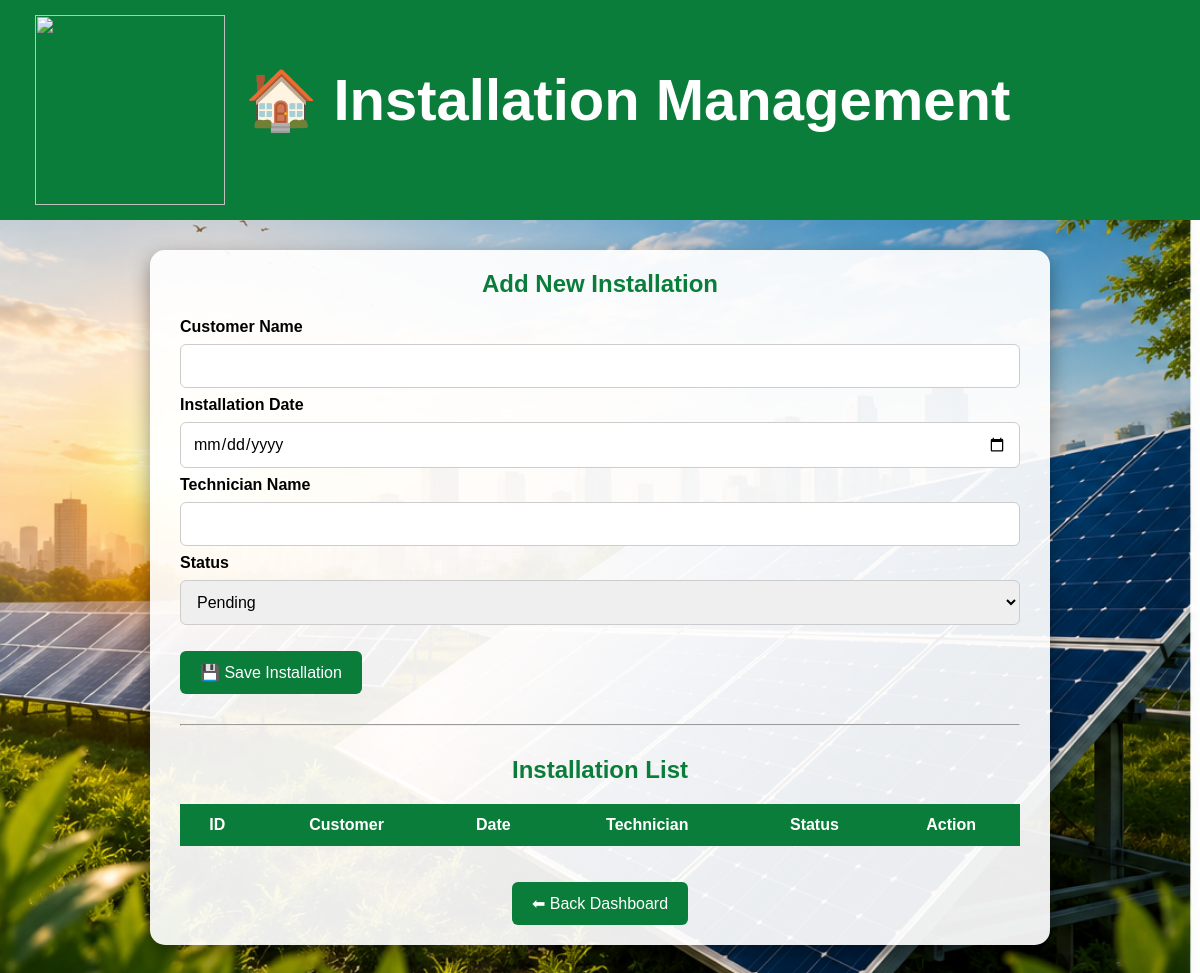
/installation, run on an earlier commit of the app's database.
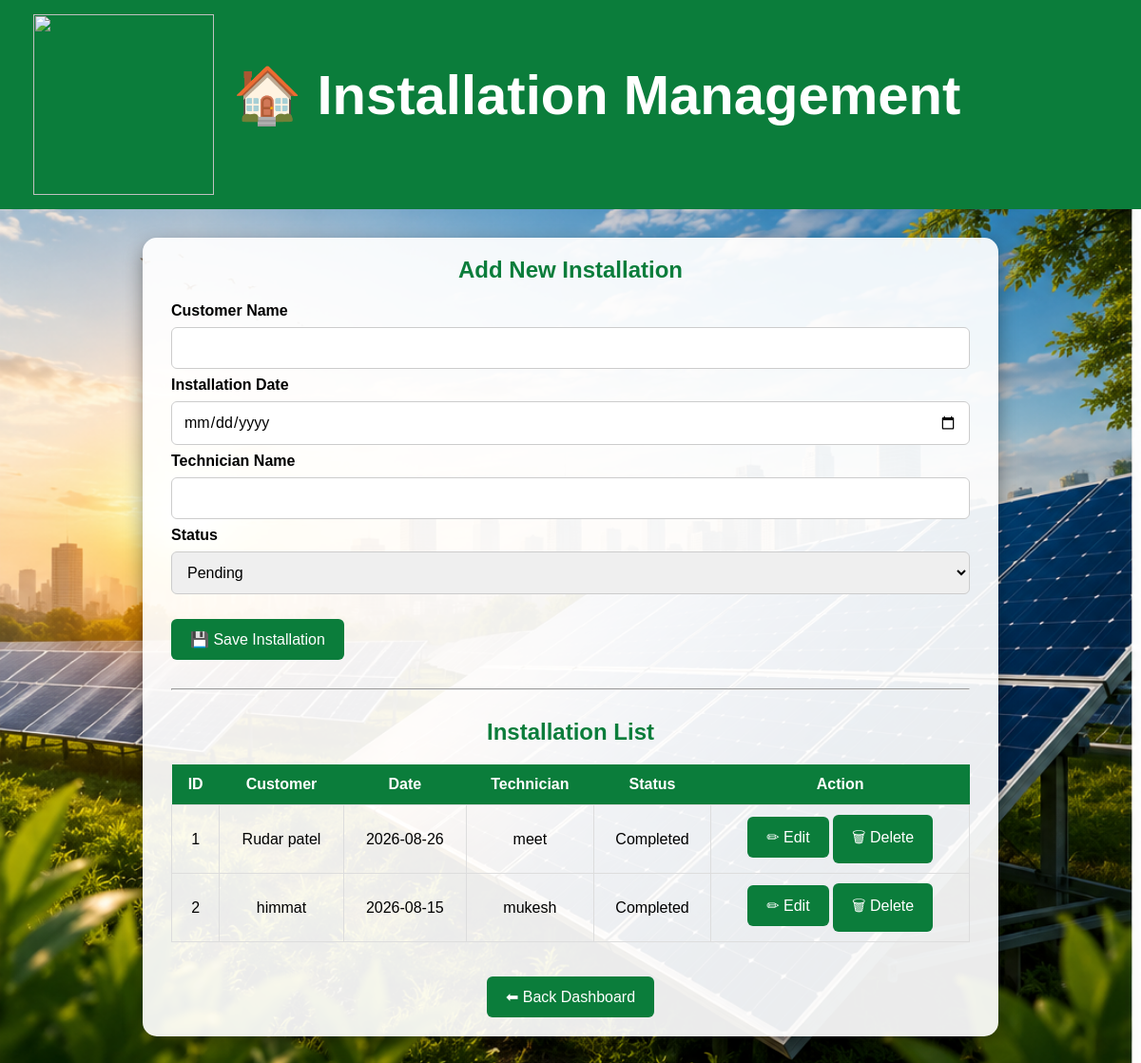
And on a later commit of the database.
### tables this page shows
CREATE TABLE installations(
    id INTEGER PRIMARY KEY AUTOINCREMENT,
    customer_name TEXT,
    install_date TEXT,
    technician TEXT,
    status TEXT
);

### app.py (the view)
@app.route("/installation")
def installation():
    c = connect_db()
    cur = c.cursor()
    cur.execute("SELECT * FROM installations")
    installations = cur.fetchall()
    c.close()
    return render_template("installation.html", installations=installations)

### app.py (called while the page is built)
def connect_db():
    return sqlite3.connect("solar.db")

### templates/installation.html (shortened to what this page needs)
<!DOCTYPE html>
<html>
<head>
    <link rel="stylesheet" href="{{ url_for('static', filename='style.css') }}">
</head>
<body>
<header class="header">
<div class="header-left">
<img src="{{ url_for('static', filename='images/logo.png') }}" class="logo">
<h1>🏠 Installation Management</h1>
</div>
</header>
<div class="container">
<h2>Add New Installation</h2>
<form action="/add_installation" method="POST">
<label><b>Customer Name</b></label>
<input type="text" name="customer_name" required>
<label><b>Installation Date</b></label>
<input type="date" name="install_date" required>
<label><b>Technician Name</b></label>
<input type="text" name="technician" required>
<label><b>Status</b></label>
<select name="status">
<option>Pending</option>
</select>
<br><br>
<button type="submit">💾 Save Installation</button>
</form>
<hr style="margin:30px 0;">
<h2>Installation List</h2>
<table>
<tr>
<th>ID</th>
<th>Customer</th>
<th>Date</th>
<th>Technician</th>
<th>Status</th>
<th>Action</th>
</tr>
{% for i in installations %}
<tr>
<td>{{ i[0] }}</td>
<td>{{ i[1] }}</td>
<td>{{ i[2] }}</td>
<td>{{ i[3] }}</td>
<td>{{ i[4] }}</td>
<td>
<a href="/edit_installation/{{ i[0] }}">
<button type="button">✏ Edit</button>
</a>
<a href="/delete_installation/{{ i[0] }}">
<button type="button">🗑 Delete</button>
</a>
</td>
</tr>
{% endfor %}
</table>
<br><br>
<center>
<a href="/dashboard">
<button type="button">
⬅ Back Dashboard
</button>
</a>
</center>
</div>
</body>
</html>

What changed in the data, as far as the page shows it:
added installations: id "1", customer_name "Rudar patel", install_date "2026-08-26", technician "meet", status "Completed"
added installations: id "2", customer_name "himmat", install_date "2026-08-15", technician "mukesh", status "Completed"
